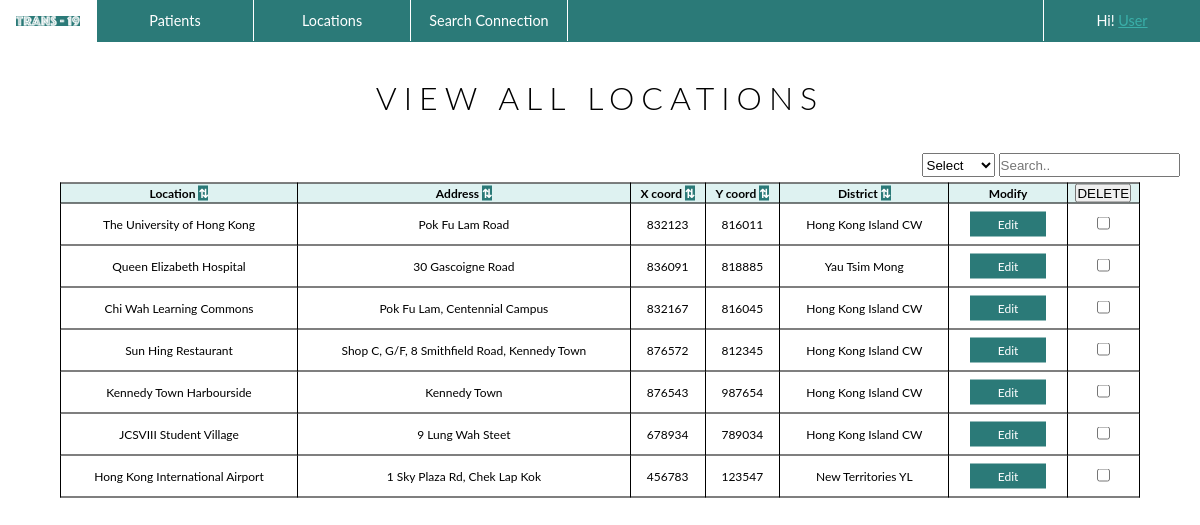
Page /patient_corner/locations on the earlier database version.
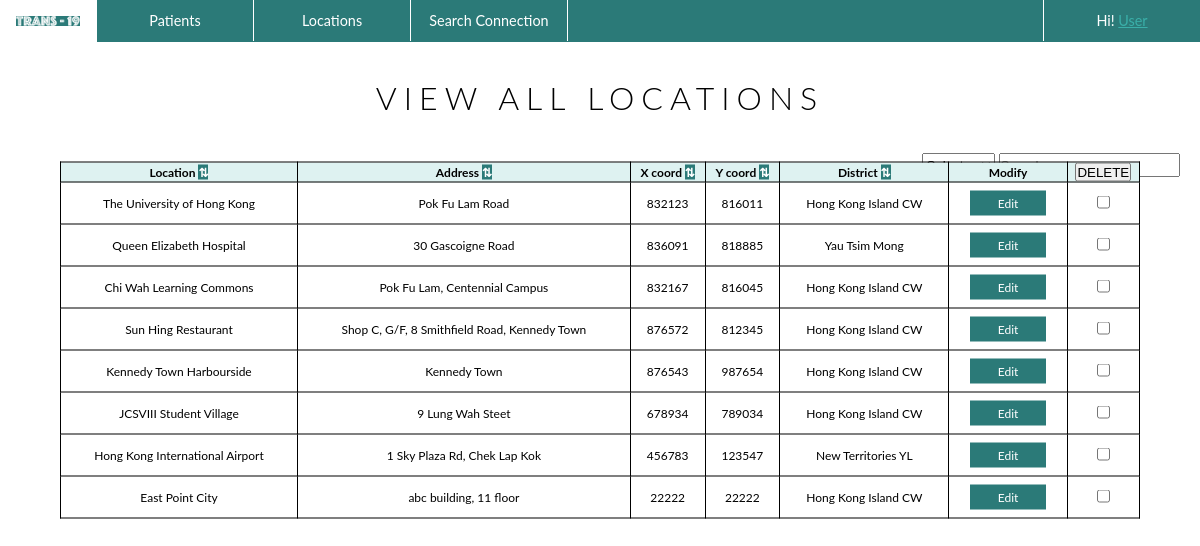
Same page on the later database version.
### patient_corner/models.py (models this page shows, shortened)
class Location(models.Model):
    location_name = models.CharField(max_length=50)
    address = models.CharField(max_length=50)
    x_coord = models.BigIntegerField()
    y_coord = models.BigIntegerField()
    district_name = models.CharField(max_length=30)

### patient_corner/views.py (the view, shortened to what this page needs)
class ViewLocations(ListView):
    template_name = "patient_corner/location_list.html"
    model = Location

### templates/patient_corner/location_list.html (shortened to what this page needs)
{%load static%}
<!DOCTYPE html>
<html>
<head>
  <link rel="stylesheet" type="text/css" href="{% static 'css/templatestyle.css'%}">
</head>
<body>
<header>
    <div class="menu">
      <ul>
        <li class="logo"><a href="{% url 'home' %}"><img src="{% static 'media/logo_navigation.png' %}" style = "max-width: 100%;" alt ="TRANS-19"></a></li>
        <li class="dropdown">
          <a href="{% url 'patients' %}" class="dropbtn">Patients</a>
        </li>
        <li class="dropdown">
          <a href="{% url 'locations' %}" class="dropbtn">Locations</a>
        </li>
        <li class="dropdown">
          <a href="{% url 'searchconnection' %}">Search Connection</a>
        </li>
        <li class="dropdown" style="float:right; border-left: 1px solid white;  border-right: 0px solid white;  ">
          <a href="{% url 'locations' %}" class="dropbtn">Hi! <u>User</u></a>
        </li>
      </ul>
    </div>
</header>
<div class="title">
  <h1 style="text-align:center">View All Locations</h1>
</div>
  <div class="sortsearch" style="float:right;">
    <select id="tableheading" class="tableheading"  onclick="searching()">
      <option value="5">Select</option>
    </select>
    <input type="text" placeholder="Search.." name="search" class="searchbar" onkeyup="searching()" id="INPUT">
  </div>
<form  method="post">
  <table style="margin-top: 5%; width: 90%;" id="TABLE">
    <tr>
      <th>Location <mark onclick="sorting(0)">⇅</mark></th>
      <th>Address <mark onclick="sorting(1)">⇅</mark></th>
      <th>X coord <mark onclick="sortingNum(2)">⇅</mark></th>
      <th>Y coord <mark onclick="sortingNum(3)">⇅</mark></th>
      <th>District <mark onclick="sorting(4)">⇅</mark></th>
      <th>Modify</th>
      <th><button type="submit" name = "delete_entry">DELETE</button></th>
    </tr>
    {% for location in location_list %}
    <tr>
      <td>{{ location.location_name }}</td>
      <td>{{ location.address }}</td>
      <td>{{ location.x_coord }} </td>
      <td>{{ location.y_coord }}</td>
      <td>{{ location.district_name }}</td>
      <td><a href="{% url 'editlocation' location.pk %}" class = "button">Edit</a></td>
      <td><input type="checkbox" name="location_to_be_deleted" value="{{location.pk}}"></td>
    </tr>
    {% empty %}
    <tr>
      <td colspan="7">No location information available.</td>
    </tr>
    {% endfor %}
  </table>
</form>
</body>
</html>

Differences in the rows shown:
added Location: location_name "East Point City", address "abc building, 11 floor", x_coord "22222", y_coord "22222", district_name "Hong Kong Island CW"
Other differences:
form field value: "Select" → (not shown)
